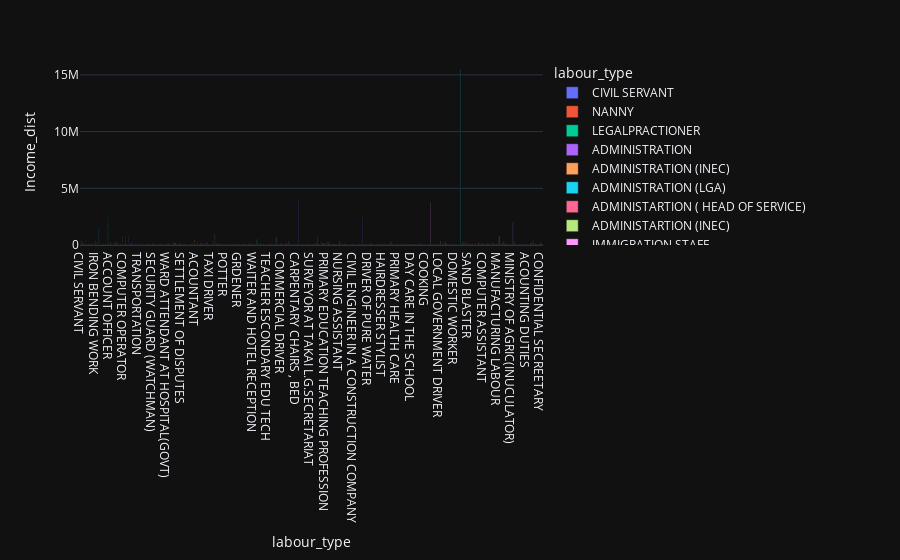

Notebook source saved alongside this figure:
### Code cell
fig3=px.bar(LSMS2_df,
       x='labour_type',
       y='Income_dist',
       color='labour_type',
       #opacity=0.9,
       #orientation='v',
       barmode='relative',
       hover_name='Income_dist',
       template='plotly_dark',
       #animation_frame='labour_type',
       #title=f'Graph of {labour_selected}'
                )
fig3
